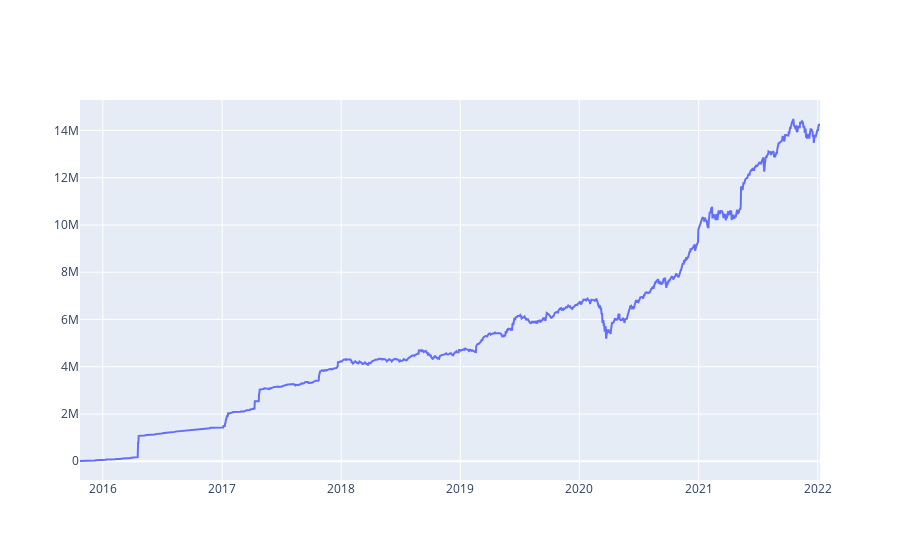

Here is the notebook cell this chart was saved with:
### Code cell
fig = go.Figure()
fig.add_trace(go.Scatter(x=history_grp_df.index, y=history_grp_df.current_amt,
                    mode='lines',
                    name='Invested Amount'))

fig.show()

### Figure 1 — Plotly figure (JSON) as saved in the notebook; plotly's stock layout.template omitted (floating-point values rounded to 4 significant figures; data arrays with more than 128 entries replaced by an {"elided": "..."} marker saying what was removed)
{"data": [{"mode": "lines", "name": "Invested Amount", "type": "scatter", "x": {"elided": "2270 str values"}, "y": {"elided": "2270 float values"}}], "layout": {}}
